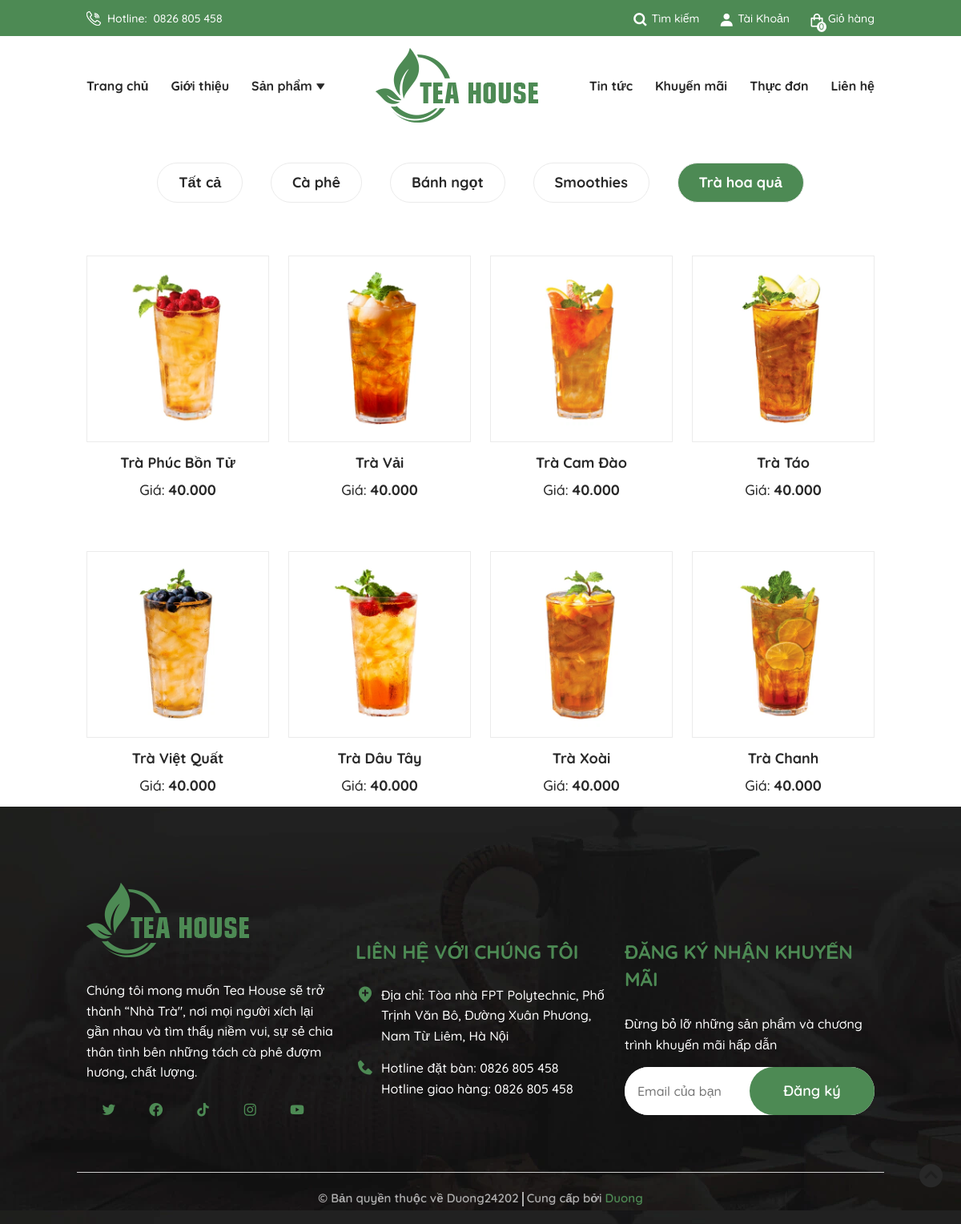
The page /site/controller/index.php?action=list_products&idC=4 on the database its author committed.
### tables this page shows
CREATE TABLE `categories` (
  `id_categories` int NOT NULL,
  `category_name` varchar(255) NOT NULL
);

CREATE TABLE `products` (
  `id_product` int NOT NULL,
  `product_name` varchar(255) NOT NULL,
  `price` double DEFAULT '0',
  `image` varchar(199) NOT NULL,
  `description` varchar(255) NOT NULL,
  `input_time` varchar(255) NOT NULL,
  `discount` double NOT NULL,
  `id_categories` int NOT NULL
);

### site/controller/list_products.php (called while the page is built)
<?php
if (isset($_GET['idC'])) {
  $idC = $_GET['idC'];
  $listProduct = getValues('products', 'id_categories', $idC);
} else {
  $listProduct = allValues('products');
}
$listCate = allValues('categories');
require '../view/list_products.php';

### model/databse.php (called while the page is built, shortened)
<?php
function connect()
{
  try {
    $conn = new PDO("mysql:host=localhost;dbname=my_store;charset=UTF8", 'root', '');
    $conn->setAttribute(PDO::ATTR_ERRMODE, PDO::ERRMODE_EXCEPTION);
  } catch (PDOException $e) {
    echo $e->getMessage();
  }
  return $conn;
}
function allValues($table)
{
  $conn = connect();
  $sql = "
        SELECT * FROM $table";
  $stmt = $conn->prepare($sql);
  $stmt->execute();
  $data = $stmt->fetchAll(PDO::FETCH_ASSOC);
  return $data;
}
function getValues($table, $column, $where)
{
  $conn = connect();
  $sql = "
  SELECT * FROM $table WHERE $column = $where";
  $stmt = $conn->prepare($sql);
  $stmt->execute();
  $data = $stmt->fetchAll(PDO::FETCH_ASSOC);
  return $data;
}

### site/view/list_products.php (the view, shortened to what this page needs)
<?php
require '../view/header.php';
?>
<main>
  <div class="grid wide">
    <ul class=" body__menu-nav">
      <li class="body__menu-nav-item ">
        <a href="index.php?action=list_products" class="body__menu-nav-link <?php if (!isset($idC)) {
                                                                              echo "body__menu-nav-link--active";
                                                                            } ?>">Tất cả</a>
      </li>
      <?php
      foreach ($listCate as $key => $category) {
        echo '
          <li class="body__menu-nav-item">
            <a id="cate' . $category['id_categories'] . '" href="index.php?action=list_products&idC=' . $category['id_categories'] . '" class="body__menu-nav-link">' . $category['category_name'] . '</a>
          </li>';
      }
      ?>
    </ul>
    <ul class=" row body__menu-list">
      <?php
      foreach ($listProduct as $key => $product) {
        echo '
          <li class="col l-3 m-4 c-6 body__menu-list-item">
            <a href="index.php?action=detail&idP=' . $product['id_product'] . '" class="body__menu-list-link">
              <div class="body__menu-list-link-img-btn">
                <img src="../../image/image_pro/' . $product['image'] . '" alt="">
                <button class="body__menu-list-link-btn">Thêm vào giỏ hàng</button>
              </div>
              <p class="body__menu-list-link-desc">' . $product['product_name'] . '</p>
              <p class="body__menu-list-link-price">Giá: <span>
                  ' . number_format($product['price'], 0, '', '.') . '
                </span></p>
            </a>
          </li>
          ';
      }
      ?>
    </ul>
  </div>
</main>
<?php
require '../view/footer.php';
?>

### site/assets/css/grid.css (style rules this page uses)
.grid { width: 100%; display: block; padding: 0; }
.grid.wide { max-width: 1140px; margin: 0 auto; }
.row { display: flex; flex-wrap: wrap; margin-left: -4px; margin-right: -4px; }
.col { padding-left: 4px; padding-right: 4px; }
.c-6 { flex: 0 0 50%; max-width: 50%; }
@media (min-width: 767px) { .row { margin-left: -8px; margin-right: -8px; } }
@media (min-width: 767px) { .col { padding-left: 8px; padding-right: 8px; } }
@media (min-width: 767px) { .m-1, .m-2, .m-3, .m-4, .m-5, .m-6, .m-7, .m-8, .m-9, .m-10, .m-11, .m-12 { display: block; } }
@media (min-width: 767px) { .m-4 { flex: 0 0 33.33333%; max-width: 33.33333%; } }
@media (min-width: 1113px) { .row { margin-left: -12px; margin-right: -12px; } }
@media (min-width: 1113px) { .col { padding-left: 12px; padding-right: 12px; } }
@media (min-width: 1113px) { .l-1, .l-2, .l-2-4, .l-3, .l-4, .l-5, .l-6, .l-7, .l-8, .l-9, .l-10, .l-11, .l-12 { display: block; } }
@media (min-width: 1113px) { .l-3 { flex: 0 0 25%; max-width: 25%; } }
@media (min-width: 1024px) and (max-width: 1239px) { .wide { width: 984px; } }
@media (min-width: 1024px) and (max-width: 1239px) { .wide .row { margin-left: -12px; margin-right: -12px; } }
@media (min-width: 1024px) and (max-width: 1239px) { .wide .col { padding-left: 12px; padding-right: 12px; } }
@media (min-width: 1024px) and (max-width: 1239px) { .wide .l-1, .wide .l-2, .wide .l-2-4, .wide .l-3, .wide .l-4, .wide .l-5, .wide .l-6, .wide .l-7, .wide .l-8, .wide .l-9, .wide .l-10, .wide .l-11, .wide .l-12 { display: block; } }
@media (min-width: 1024px) and (max-width: 1239px) { .wide .l-3 { flex: 0 0 25%; max-width: 25%; } }

### site/assets/css/base.css (style rules this page uses)
:root { --white-color: #fff; --black-color: #000; --text-color: #282828; --primary-color: #4d8a54; --border-color: #dbdbdb; --soft-color: #fdede9; --star-gold: #FFCE3E; --navbar-height: 45px; --header-height: 170px; --header-with-search-height: ; }
* { box-sizing: border-box; text-decoration: none; list-style: none; -webkit-tap-highlight-color: transparent; scroll-behavior: smooth; }
ul { padding-left: 0; margin: 0; }
li { margin: 0; }
html { font-size: 62.5%; line-height: 1.6rem; font-family: 'Quicksand', sans-serif; box-sizing: border-box; }

### site/assets/css/main.css (style rules this page uses)
.body__menu-nav { padding-top: 33px; text-align: center; }
.body__menu-nav-item { display: inline-block; }
.body__menu-nav-link { display: inline-block; border: 1px solid #ebebeb; padding: 16px 26px; border-radius: 4rem; margin: 0 16px 16px 16px; font-size: 1.8rem; font-weight: 700; color: var(--text-color); }
.body__menu-nav-link--active { color: var(--white-color); background-color: var(--primary-color); }
.body__menu-list-item { margin-top: 50px; }
.body__menu-list-link-img-btn { max-width: 260px; border: 1px solid #ebebeb; position: relative; }
.body__menu-list-link-img-btn img { width: 100%; }
.body__menu-list-link-desc { font-size: 1.8rem; text-align: center; color: var(--text-color); font-weight: 700; }
.body__menu-list-link-price { font-size: 1.8rem; text-align: center; color: var(--text-color); font-weight: 500; }
.body__menu-list-link-price span { font-weight: 700; }

### rows shown on the page
categories: category_name "Cà phê"
categories: category_name "Bánh ngọt"
categories: category_name "Smoothies"
categories: category_name "Trà hoa quả"
products: image (picture), product_name "Trà Phúc Bồn Tử", price "40.000"
products: image (picture), product_name "Trà Vải", price "40.000"
products: image (picture), product_name "Trà Cam Đào", price "40.000"
products: image (picture), product_name "Trà Táo", price "40.000"
products: image (picture), product_name "Trà Việt Quất", price "40.000"
products: image (picture), product_name "Trà Dâu Tây", price "40.000"
products: image (picture), product_name "Trà Xoài", price "40.000"
products: image (picture), product_name "Trà Chanh", price "40.000"
